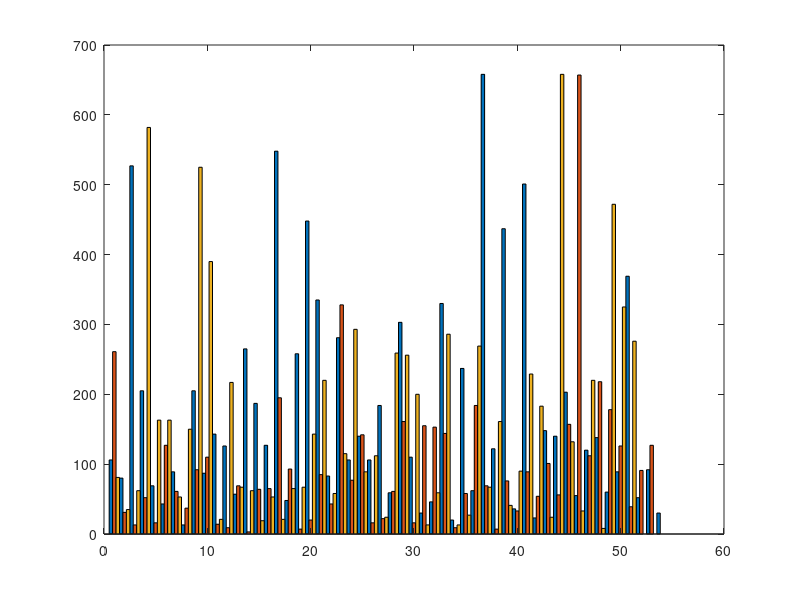

Reproduce this figure in MATLAB.
function prj_7_40_b
    
    function lines = init_random(N)
        fact = 10;
        lines = floor(fact * rand(N,1)) + 1;
    end

    function lines = init_scatter(N,totalMass)
        function x = get_rand_1_to_n(n)
            x = floor(n*rand())+1;
        end
        
        part = 10;        
        if (totalMass < N)
            lines = ones(totalMass,1);
            return;
        end
        lines = ones(N,1);
        totalMass = totalMass - N;
        
        while(totalMass > part)
            tmp = get_rand_1_to_n(part);
            totalMass = totalMass - tmp;
            lines(get_rand_1_to_n(N)) = lines(get_rand_1_to_n(N)) + tmp;
        end
        lines(get_rand_1_to_n(N)) = lines(get_rand_1_to_n(N)) + totalMass;
    end


N = 5;
% lines = init_random(N);
lines = init_scatter(N,5000);

bar(lines);
pause(1);

lines1 = lines;
lines2 = lines;
lines3 = lines;
N1 = N;
N2 = N;
N3 = N;

maxiter = 50;
for i=1:maxiter
    [lines1,N1] = step(lines1,N1);
    [lines2,N2] = step(lines2,N2);
    [lines3,N3] = step(lines3,N3);        
end
max1 = max(lines1);
max2 = max(lines2);
max3 = max(lines3);
maximum = max([max1 max2 max3]);
maxN = max([N1 N2 N3]);
if(maximum ~= max1)    
    fact1 = maximum/max1;
    for i=1:length(lines1)
        lines1(i) = floor(lines1(i)*fact1)+1;
    end
end
if(maximum ~= max2)    
    fact2 = maximum/max2;
    for i=1:length(lines2)
        lines2(i) = floor(lines2(i)*fact2)+1;
    end
end
if(maximum ~= max3)    
    fact3 = maximum/max3;
    for i=1:length(lines3)
        lines3(i) = floor(lines3(i)*fact3)+1;
    end
end
R = zeros(3,maxN);
for j=1:N1
    R(1,j) = lines1(j);
end
for j=1:N2
    R(2,j) = lines2(j);
end
for j=1:N3
    R(3,j) = lines3(j);
end
bar(R',1);


end


function [lines,N] = step(lines,N)
    [lines,N] = rand_walk(lines,N);
    [lines,N] = separate(lines,N);
end

function [lines,N] = rand_walk(lines,N)
     j = 1;
    while (j <= N)
        if (rand() > 0.5)
            shift = 1;
        else
            shift = -1;
        end
        lines(j) = lines(j) + shift;
        if (lines(j) == 0)
            lines(j) = lines(N);
            lines = lines(1:end-1);
            N = N - 1;
        end
        j = j + 1;
    end
    if (N == 0)
        disp('0 lines');
        return;
    end
end

function [lines,N] = separate(lines,N)
    totalLength = sum(lines);
    lineNo = rand();
    j = 1;
    s = 0;
    while(s < lineNo)
        s = s + lines(j)/totalLength;
        j = j + 1;
    end
    lineNo = j-1;
    if(lineNo > N)
        lineNo = N;
    end
    
    if(lines(lineNo) < 2)
        return;
    end    
    newLine = round(lines(lineNo)*rand());
    if (not((newLine == lines(lineNo)) || (newLine == 0)))
        lines(lineNo) = lines(lineNo) - newLine;
        lines = [lines; newLine];
        N = N + 1;
    end
end

